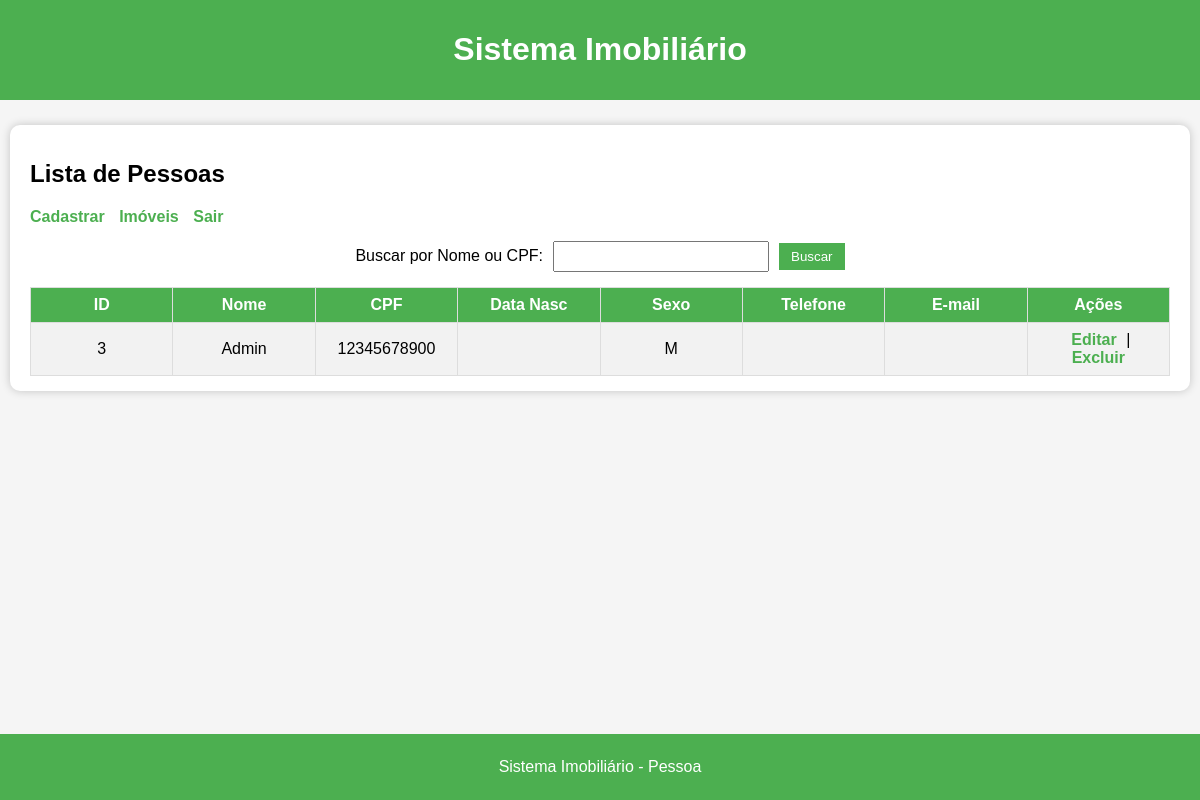
/pessoas/list_pessoas.php (signed in), run on an earlier commit of the app's database.
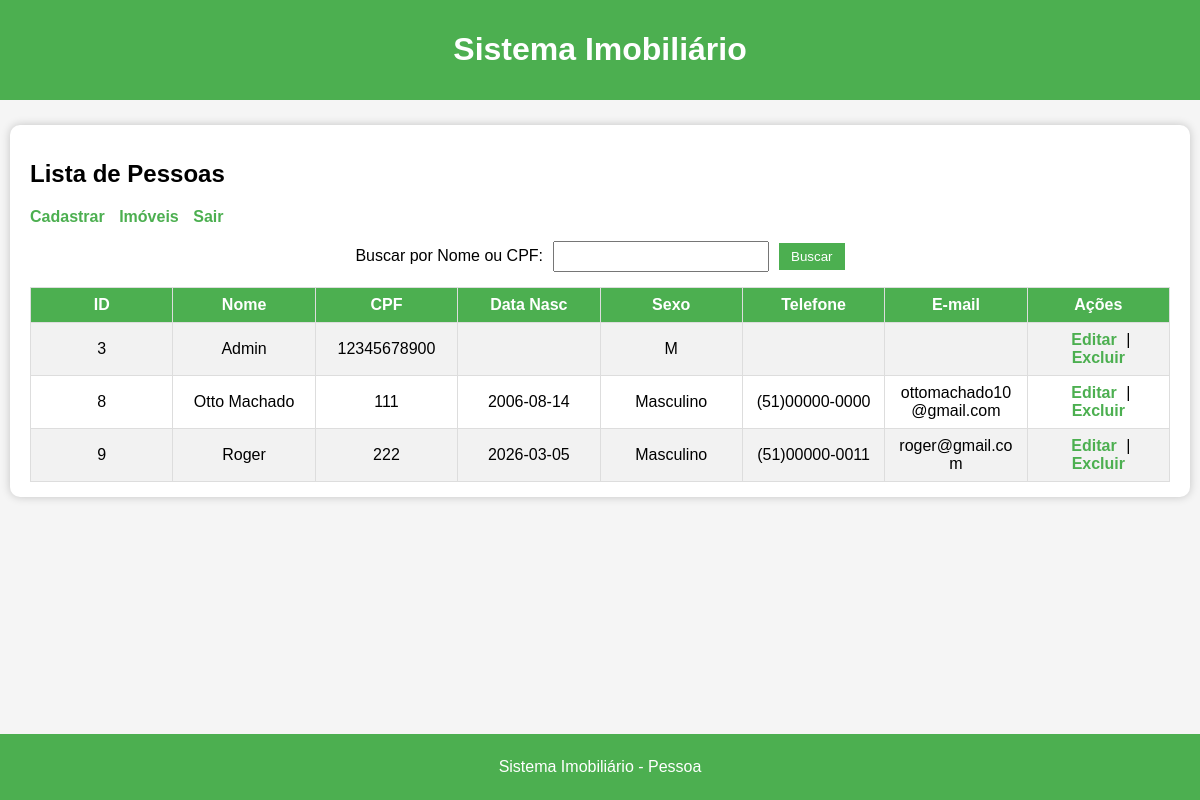
And on a later commit of the database.
### tables this page shows
CREATE TABLE `pessoas` (
  `id` int(11) NOT NULL,
  `nome` varchar(300) NOT NULL,
  `data_nascimento` date NOT NULL,
  `cpf` varchar(14) NOT NULL,
  `datanasc` date DEFAULT NULL,
  `sexo` varchar(10) NOT NULL,
  `telefone` varchar(20) DEFAULT NULL,
  `email` varchar(300) DEFAULT NULL,
  `usuario` varchar(50) NOT NULL,
  `senha` varchar(255) NOT NULL
);

### pessoas/list_pessoas.php (the view, shortened to what this page needs)
<?php
include "../db.php";
$filter = '';
$res = $conn->query("SELECT id AS pessoa_id, nome, cpf, datanasc, sexo, telefone, email FROM pessoas $filter");
?>
<!DOCTYPE html>
<html lang="pt-br">
<head>
<link rel="stylesheet" href="../css/pessoas/list_pessoas.css">
</head>
<body>
<header class="header">
    <h1>Sistema Imobiliário</h1>
</header>
<div class="main">
    <div class="box">
        <h2>Lista de Pessoas</h2>
        <div class="acoes">
            <a href="create_pessoa.php">Cadastrar</a>
            <a href="../imoveis/list_imoveis.php">Imóveis</a>
            <a href="../logout.php">Sair</a>
        </div>
        <div class="busca-container">
            <form method="get" class="busca">
                <label>Buscar por Nome ou CPF:</label>
                <input type="text" name="filtro" value="<?php echo isset($_GET['filtro']) ? $_GET['filtro'] : ''; ?>">
                <input type="submit" value="Buscar">
            </form>
        </div>
        <table>
            <tr>
                <th>ID</th>
                <th>Nome</th>
                <th>CPF</th>
                <th>Data Nasc</th>
                <th>Sexo</th>
                <th>Telefone</th>
                <th>E-mail</th>
                <th>Ações</th>
            </tr>
            <?php
            while ($row = $res->fetch_assoc()) {
                echo "<tr>
                    <td>{$row['pessoa_id']}</td>
                    <td>{$row['nome']}</td>
                    <td>{$row['cpf']}</td>
                    <td>".(isset($row['datanasc']) ? $row['datanasc'] : '')."</td>
                    <td>".(isset($row['sexo']) ? $row['sexo'] : '')."</td>
                    <td>".(isset($row['telefone']) ? $row['telefone'] : '')."</td>
                    <td>".(isset($row['email']) ? $row['email'] : '')."</td>
                    <td>
                        <a href='edit_pessoa.php?id={$row['pessoa_id']}'>Editar</a> |
                        <a href='delete_pessoa.php?id={$row['pessoa_id']}'>Excluir</a>
                    </td>
                </tr>";
            }
            ?>
        </table>
    </div>
</div>
<footer class="footer">
    <p>Sistema Imobiliário - Pessoa<p>
</footer>
</body>
</html>

### css/pessoas/list_pessoas.css (style rules this page uses)
body { font-family: Arial, sans-serif; background-color: #f5f5f5; display: flex; flex-direction: column; min-height: 100vh; margin: 0; }
.header { background-color: #4CAF50; color: white; width: 100%; text-align: center; padding: 10px 0; margin-bottom: 15px; }
.footer { background-color: #4CAF50; color: white; width: 100%; text-align: center; padding: 8px 0; margin-top: 15px; }
.main { display: flex; justify-content: center; align-items: flex-start; flex: 1; width: 100%; padding: 10px 0; }
.box { background-color: white; padding: 15px 20px; border-radius: 10px; width: 95%; max-width: 1400px; box-shadow: 0 0 10px rgba(0,0,0,0.2); overflow-x: auto; display: block; }
.acoes { margin-bottom: 15px; }
.acoes a { margin-right: 10px; text-decoration: none; color: #4CAF50; font-weight: bold; }
.busca-container { display: flex; justify-content: center; margin-bottom: 15px; }
.busca { display: flex; align-items: center; gap: 10px; }
.busca input[type=text] { padding: 6px; width: 200px; }
.busca input[type=submit] { padding: 6px 12px; background-color: #4CAF50; color: white; border: none; cursor: pointer; }
table { width: 100%; border-collapse: collapse; table-layout: fixed; min-width: 700px; }
table th, table td { border: 1px solid #ddd; padding: 8px; text-align: center; word-wrap: break-word; }
table th { background-color: #4CAF50; color: white; }
table tr:nth-child(even) { background-color: #f2f2f2; }
table a { color: #4CAF50; font-weight: bold; text-decoration: none; margin: 0 5px; }

What changed in the data, as far as the page shows it:
added pessoas: id "8", nome "Otto Machado", cpf "111", datanasc "2006-08-14", sexo "Masculino", telefone "(51)00000-0000", email "ottomachado10@gmail.com"
added pessoas: id "9", nome "Roger", cpf "222", datanasc "2026-03-05", sexo "Masculino", telefone "(51)00000-0011", email "roger@gmail.com"
